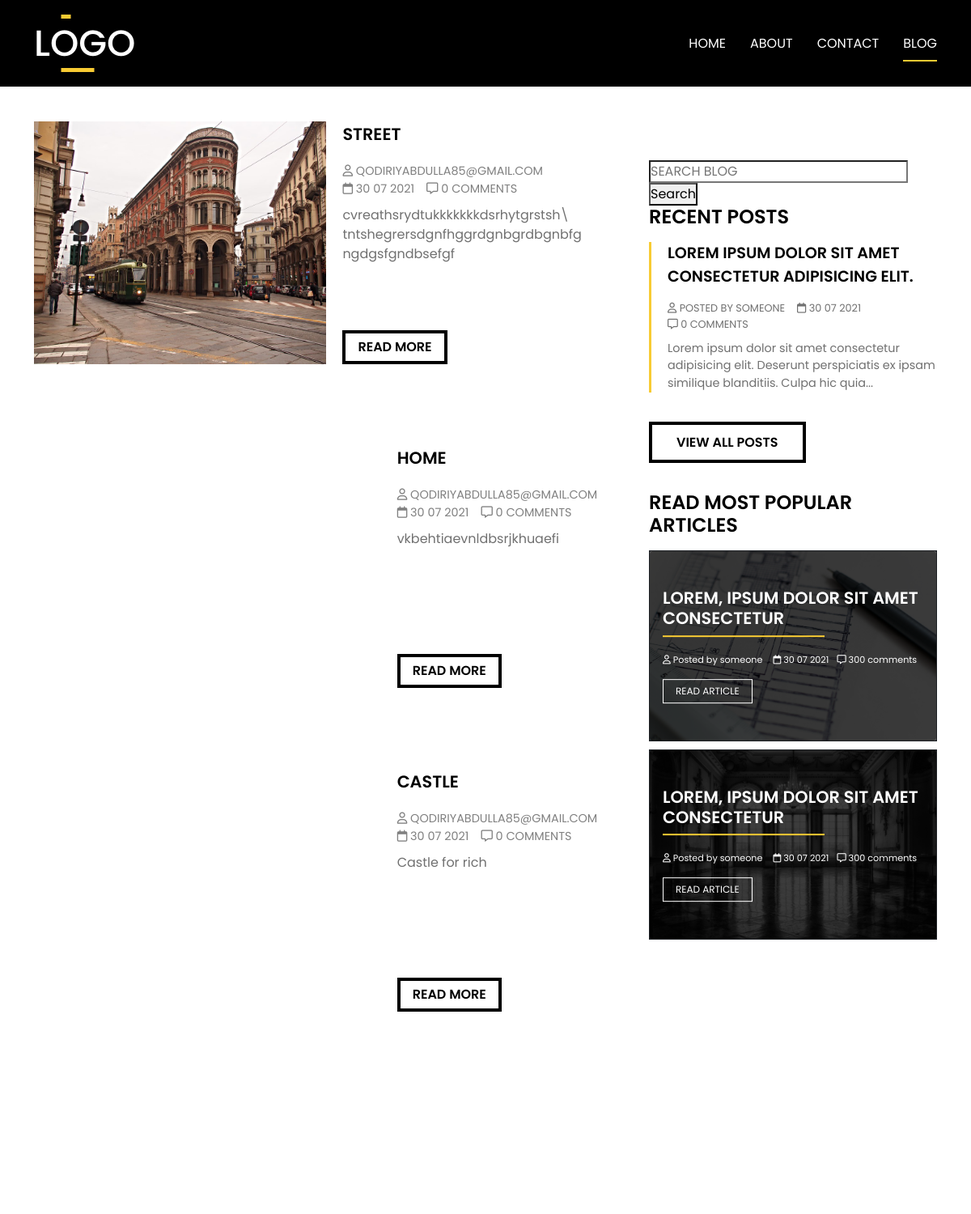
The page /blog/ (upper part) on the database as committed earlier.
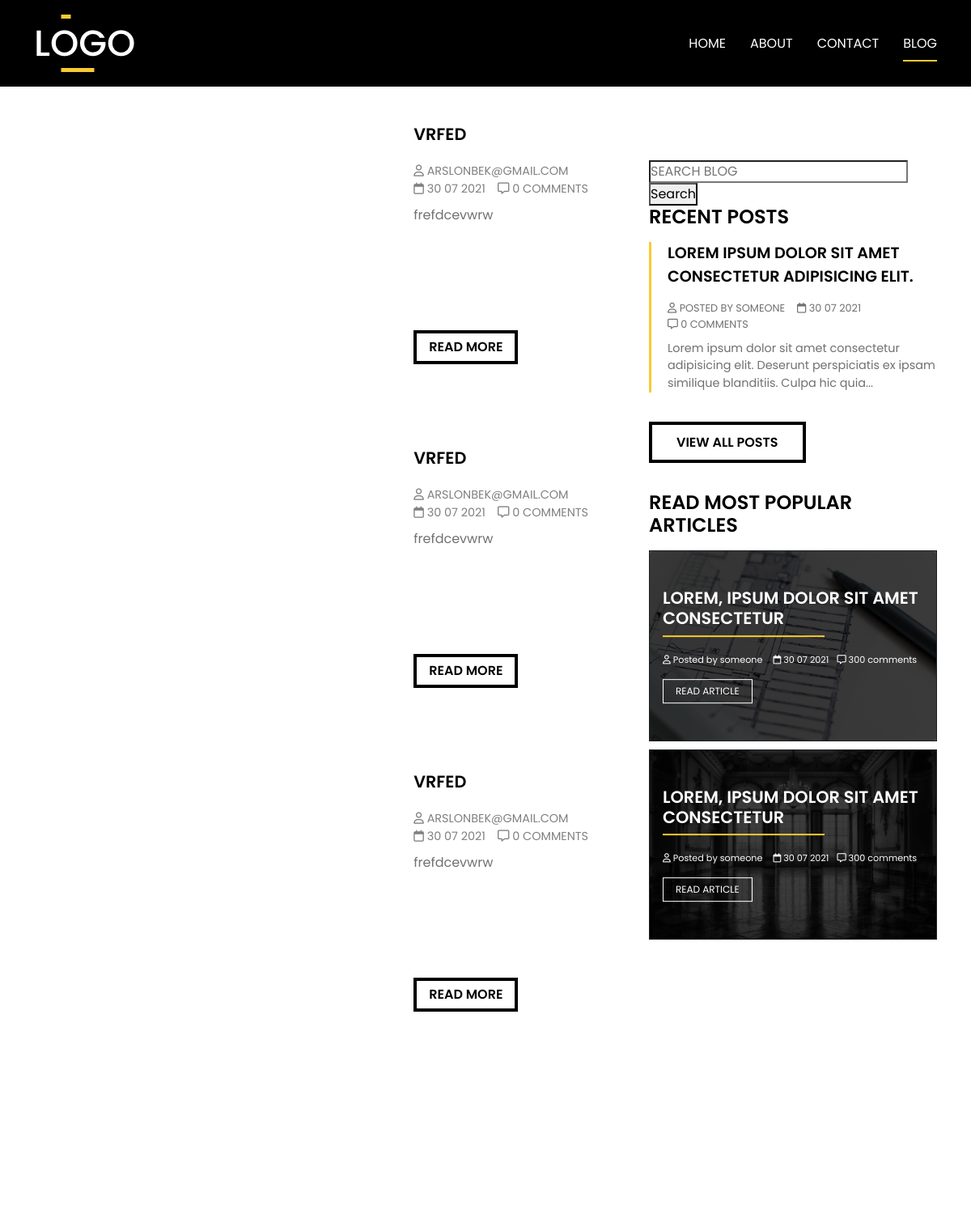
The same page on the database as committed later.
### app/models.py (models this page shows, shortened)
class Product(models.Model):
    img = models.ImageField(upload_to='product/')
    title = models.CharField(max_length=155)
    price = models.FloatField()
    text = models.TextField()
    category = models.ForeignKey('app.Category', on_delete=models.CASCADE)
    user = models.ForeignKey('app.User', on_delete=CASCADE)

class User(AbstractUser):
    email = models.EmailField(unique=True)
    username = models.CharField(max_length=155, unique=False)
    phone_number = models.CharField(max_length=13, validators=[integer_validator])
    USERNAME_FIELD = 'email'
    REQUIRED_FIELDS = []
    objects = UserManager()

### app/views.py (the view)
# urls.py: path('blog/', blog, name='blog'),
def blog(request):
    products = Product.objects.order_by('-id')
    context = {
        'products':products,
    }
    return render(request, 'app/blog.html', context)

### templates/app/blog.html (shortened to what the changed rows need)
{% load static %}
<!DOCTYPE html>
<html lang="pl">
<head>
    <link href="https://cdn.jsdelivr.net/npm/bootstrap@5.1.0/dist/css/bootstrap.min.css" rel="stylesheet">
    <link rel="stylesheet" href="{% static 'css/main.css' %}">
</head>
<body data-bs-spy="scroll" data-bs-target="#navbar-example" data-bs-offset="82">
      <main>
        <div class="container">
          <div class="row mainmargin">
            <div class="blog col-md-8">
              <div class="all-posts">
                  {% for product in products|slice:':3'%}
                <div class="post-item">
                  <div class="post-img"><img src="{{ product.img.url }}" alt=""></div>
                  <div class="post-main-info">
                    <p class="post-title">{{ product.title }}</p>
                    <div class="post-meta">
                      <span><i class="far fa-user"></i> {{ product.user }}</span><span><i class="far fa-calendar"></i> 30 07 2021</span><span><i class="far fa-comment-alt"></i> 0 comments</span>
                    </div>
                    <p>{{ product.text }}</p>
                    <a href="{% url 'single-post' product.id %}" class="main-button">Read More</a>
                  </div>
                </div>
                  {% endfor %}
                </div>
            </div>
            </div>
          </div>
      </main>
</body>
</html>

Rows that differ between the two databases and show on the page:
no longer on this page (row unchanged): Product: img (picture), title "STREET", user "QODIRIYABDULLA85@GMAIL.COM", text "cvreathsrydtukkkkkkkdsrhytgrstsh\\ tntshegrersdgnfhggrdgnbgrdbgnbfg ngdgsfgndbsefgf"
no longer on this page (row unchanged): Product: title "HOME", user "QODIRIYABDULLA85@GMAIL.COM", text "vkbehtiaevnldbsrjkhuaefi"
no longer on this page (row unchanged): Product: title "CASTLE", user "QODIRIYABDULLA85@GMAIL.COM", text "Castle for rich"
added Product: title "VRFED", user "ARSLONBEK@GMAIL.COM", text "frefdcevwrw"
added Product: title "VRFED", user "ARSLONBEK@GMAIL.COM", text "frefdcevwrw"
added Product: title "VRFED", user "ARSLONBEK@GMAIL.COM", text "frefdcevwrw"
